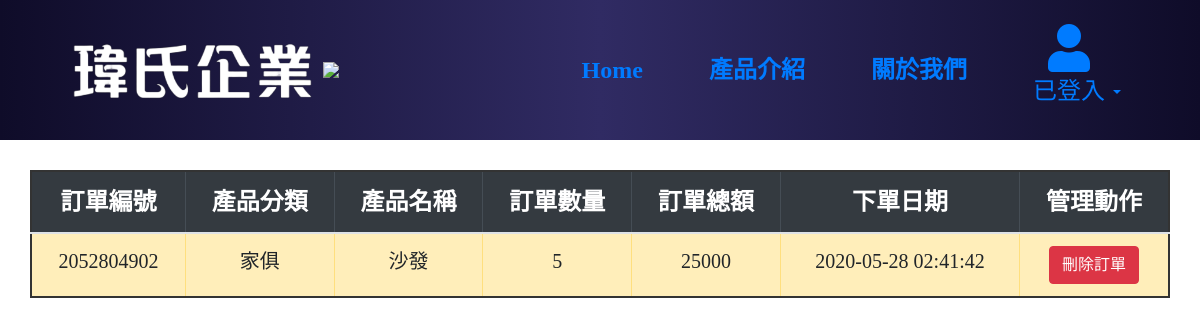
The app's page /shopping.php?user_id=210 with its own data.
### tables this page shows
CREATE TABLE `product` (
  `product_id` int(11) NOT NULL,
  `product_name` varchar(255) NOT NULL,
  `price` int(255) NOT NULL,
  `amount` int(255) NOT NULL,
  `introduce` text NOT NULL,
  `img_dir` varchar(255) NOT NULL,
  `category_id` int(255) NOT NULL
);

CREATE TABLE `product_order` (
  `order_id` int(20) NOT NULL,
  `product_id` int(11) NOT NULL,
  `user_id` int(11) NOT NULL,
  `order_number` int(11) NOT NULL,
  `total_sale` int(11) NOT NULL,
  `order_date` datetime NOT NULL DEFAULT current_timestamp()
);

CREATE TABLE `product_category` (
  `category_id` int(11) NOT NULL,
  `category_name` varchar(255) NOT NULL
);

### php/functions.php (called while the page is built, shortened)
<?php
function get_Order($user_id)
{
	$sql = "SELECT * FROM (product NATURAL JOIN product_category) NATURAL JOIN product_order WHERE product_order.user_id = $user_id";
	$query = mysqli_query($_SESSION['link'], $sql);
	if ($query) {
		if (mysqli_num_rows($query) > 0) {
			while ($row = mysqli_fetch_assoc($query)) {
				$datas[] = $row;
			}
		}
	} else {
		echo "{$sql} 語法執行失敗，錯誤訊息：" . mysqli_error($_SESSION['link']);
	}
	return $datas;
}
function get_Single_User($user_id)
{
	$sql = "SELECT * FROM `user` WHERE id = '{$user_id}'";
	$query = mysqli_query($_SESSION['link'], $sql);
	return $datas;
}

### shopping.php (the view, shortened to what this page needs)
<?php
require_once("php/functions.php");
$datas = get_Single_User($_SESSION['login_user_id']);
@$datas = get_Order($_GET['user_id']);
?>
<!DOCTYPE html>
<html lang="en">
<head>
	<link rel="stylesheet" href="https://stackpath.bootstrapcdn.com/bootstrap/4.4.1/css/bootstrap.min.css">
	<link rel="stylesheet" type="text/css" href="css/all.min.css">
	<link rel="stylesheet" type="text/css" href="css/fontawesome.min.css">
	<link rel="stylesheet" type="text/css" href="css/style.css">
</head>
<body>
	<div class="header">
		<div class="header_container">
			<div class="logo">
				<a href="dashboard.php">
					<img src="img/header_logo.png">
				</a>
				<img src="img/fox-unscreen.gif">
			</div>
			<nav class="navbar navbar-expand-lg nav-box">
			  <div class="collapse navbar-collapse" id="navbarSupportedContent">
			    <ul class="navbar-nav ml-auto">
			      <li class="nav-item">
			        <a class="nav-link nav-link-font" href="dashboard.php" >Home</a>
			      </li>
			      <li class="nav-item">
			        <a class="nav-link nav-link-font" href="product.php" >產品介紹</a>
			      </li>
			       <li class="nav-item">
			        <a class="nav-link nav-link-font" href="about_Us.php" >關於我們</a>
			      </li>
			      <li class="nav-item dropdown"  style="transition: .7s;">
			        <a class="nav-link dropdown-toggle user-Navitem" href="#" id="navbarDropdown" role="button" data-toggle="dropdown" aria-haspopup="true" aria-expanded="false">
			         <div style="padding-left: 15px;">
			         	<i class="fas fa-user fa-3x" ></i>
			         </div>
			         <label class = "user_font">已登入</label>
			        </a>
			      </li>
			    </ul>
			  </div>
			</nav>
		</div>
	</div>
<div class="shopping-container">
	<div class="row">
		<div class="col-md-12">
			<table class="table text-center table-bordered order-table">
				<thead class="table-dark table-head">
					<th>訂單編號</th>
					<th>產品分類</th>
					<th>產品名稱</th>
					<th>訂單數量</th>
					<th>訂單總額</th>
					<th>下單日期</th>
					<th>管理動作</th>
				</thead>
				<tbody class="table-warning table-body">
			<?php if( !empty($datas)): ?>
				<?php foreach ($datas as $value):?>
						<tr>
							<td><?php echo $value['order_id'] ?></td>
							<td><?php echo $value['category_name'] ?></td>
							<td><?php echo $value['product_name'] ?></td>
							<td><?php echo $value['order_number'] ?></td>
							<td><?php echo $value['total_sale'] ?></td>
							<td><?php echo $value['order_date'] ?></td>
							<td>
								<button class="btn btn-danger" id='delete-btn' style='text-align: center;' onclick="delete_order(<?php echo $value['order_id'] ?>, <?php echo $value['product_id'] ?>, <?php echo $value['order_number'] ?>);">刪除訂單</button>
							</td>
						</tr>
				<?php endforeach;?>
			<?php else: ?>
				<tr>
					<td colspan="7">無資料</td>
				</tr>
			<?php endif; ?>
				</tbody>
			</table>
		</div>
</div>
</body>
</html>

### css/style.css (style rules this page uses)
* { margin: 0; padding: 0; list-style: none; font-family: "Microsoft Yahei"; }
.header { width: 100%; height: 140px; display: flex; background: linear-gradient(to right, #0f0c29, #302b63, #0f0c29); }
.header_container { width: 100%; padding: 30px; display: flex; align-items: center; }
.header_container .logo { width: 30%; text-align: center; }
.header_container .logo img { height: 70px; }
nav.nav-box { width: 70%; }
ul.navbar-nav { display: flex; align-items: center; }
li.nav-item { padding: 25px; }
a.nav-link-font { font-size: 24px; font-weight: bolder; }
label.user_font { font-size: 24px; cursor: pointer; }
div.shopping-container { height: 100vh; padding: 30px; }
div.shopping-container table { border: 2px solid #333; }
.table-head { font-size: 24px; }
.table-body { font-size: 20px; }

### records on screen
product: product_order.order_id "2052804902", category.category_name "家俱", product_name "沙發", product_order.order_number "5", product_order.total_sale "25000", product_order.order_date "2020-05-28 02:41:42"
